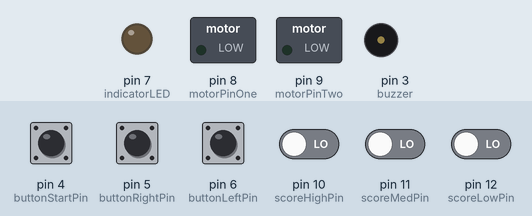
Bench run of a sketch on a simulated Arduino Uno, built with avr-gcc and run on an emulated ATmega328P. Shown: switched loads named in the sketch (green lamp = pin HIGH), output pins drawn as LEDs (lit = HIGH), buzzer (waves = sounding). Dashed ring = blinking. The test bench sets the inputs (shaded band); at power-on: pin 4 (buttonStartPin), pin 5 (buttonRightPin), pin 6 (buttonLeftPin), pin 10 (scoreHighPin), pin 11 (scoreMedPin), pin 12 (scoreLowPin) LOW.

Above: at 1.5 s.
1.6 s: pin 4 (buttonStartPin) pulled HIGH for 0.15 s
At 4.6 s:
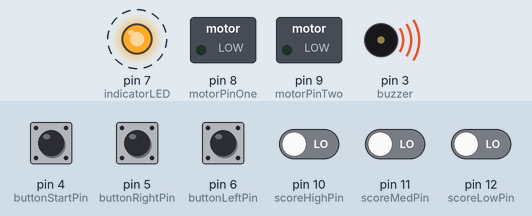
4.7 s: pin 10 (scoreHighPin) driven HIGH
At 6.3 s:
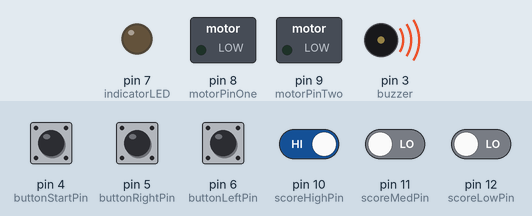
7.7 s: pin 4 (buttonStartPin) pulled HIGH for 1 s
At 9.8 s:
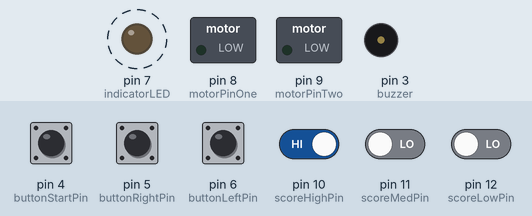
11.7 s: pin 11 (scoreMedPin) driven HIGH
14.7 s: pin 5 (buttonRightPin) pulled HIGH for 0.15 s
At 14.79 s:
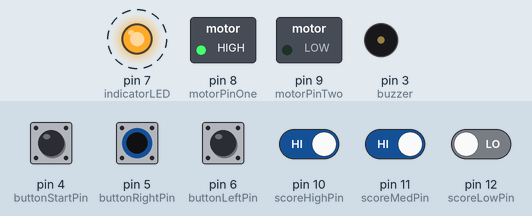
17.7 s: pin 6 (buttonLeftPin) pulled HIGH for 0.15 s
At 19.1 s:
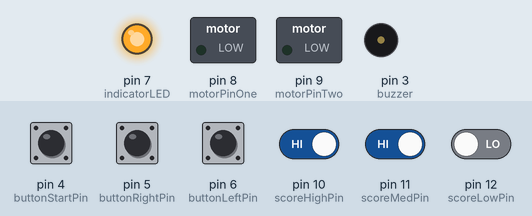
Timing chart, 0 to 21.7 s (numbered marks = the images above; inputs shaded):
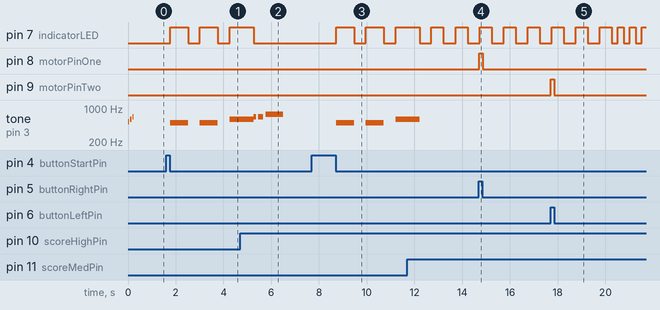

The sketch:

aMazingRace.ino
```cpp
#include "Engine.h"

Engine engine = Engine();

void setup() {

  engine.startUpSequence();}

void loop() {

  engine.handleInput();
  if (engine.resetMode) engine.controlMotor();
  if (engine.on && !engine.previouslyOn) {
    engine.previouslyOn = true;
    if (engine.scoreObtained == 3) {
      engine.highSequence();
    } else if (engine.scoreObtained == 2) {
      engine.medSequence();
    } else if (engine.scoreObtained == 1) {
      engine.lowSequence();
    }
  }
  if (!engine.on && engine.previouslyOn) engine.previouslyOn = false;
  if (engine.doTimer) engine.timer();
}
```

Engine.cpp
```cpp
#include "Engine.h"

Engine :: Engine() {

    pinMode(buttonStartPin, INPUT);
    pinMode(buttonRightPin, INPUT);
    pinMode(buttonLeftPin, INPUT);

    pinMode(scoreHighPin, INPUT);
    pinMode(scoreMedPin, INPUT);
    pinMode(scoreLowPin, INPUT);

    pinMode(buzzer, OUTPUT);
    pinMode(indicatorLED, OUTPUT);
    pinMode(motorPinOne, OUTPUT);
    pinMode(motorPinTwo, OUTPUT);

}

void Engine :: timer() {
    controlMotor();
    time++;
    if (time % frequency == 0) {
        ledOn = !ledOn;
        if (ledOn) {
            if (frequency <= 20) tone(buzzer, 523);
            digitalWrite(indicatorLED, HIGH);
        } else {
            if (frequency <= 20) noTone(buzzer);
            digitalWrite(indicatorLED, LOW);
        }
    }
    if (time == 100) {
        time = 0;
        timesFlashed++;
        if (timesFlashed == 8) {
            timesFlashed = 0;
            frequency = decreaseFrequency(frequency);
        }
        timeOverAll++;
        if (timeOverAll == 32) {
            resetTimer();
            playNote('h', 1000);
            delay(500);
            lowSequence();
        }

    }
    delay(10);
}

void Engine :: handleInput() {

    buttonStart = (digitalRead(buttonStartPin) == HIGH) ? true : false;
    buttonRight = (digitalRead(buttonRightPin) == HIGH) ? true : false;
    buttonLeft = (digitalRead(buttonLeftPin) == HIGH) ? true : false;

    if (!doTimer) {
        delay(10);
        if (buttonStart) pressDurration++;
    }

    if (pressDurration > 300 && !resetMode) {
        pressDurration = 0;
        resetMode = true;
        digitalWrite(indicatorLED, HIGH);
        playNote('h', 200);
    }
    if (pressDurration > 100 && resetMode) {
        pressDurration = 0;
        resetMode = false;
        digitalWrite(indicatorLED, LOW);
        playNote('h', 200);
        delay(3000);
    }

    if (!buttonStart && pressDurration < 200 && pressDurration != 0 && !resetMode) {
        pressDurration = 0;
        if (!doTimer) startSequence();
        doTimer = true;
    }

    if (doTimer) {
        if (digitalRead(scoreHighPin) == HIGH && digitalRead(scoreMedPin) == LOW && digitalRead(scoreLowPin) == LOW) {
            on = true;
            doTimer = false;
            resetTimer();
            scoreObtained = 3;
        } else if (digitalRead(scoreHighPin) == LOW && digitalRead(scoreMedPin) == HIGH && digitalRead(scoreLowPin) == LOW) {
            on = true;
            scoreObtained = 2;
            resetTimer();
            doTimer = false;
        } else if (digitalRead(scoreHighPin) == LOW && digitalRead(scoreMedPin) == LOW && digitalRead(scoreLowPin) == HIGH) {
            on = true;
            scoreObtained = 1;
            resetTimer();
            doTimer = false;
        } else {
            on = false;
            scoreObtained = 0;
        }
    }
}

void Engine :: controlMotor() {

    if (buttonRight) {
        analogWrite(motorPinOne, 255);
        digitalWrite(motorPinTwo, LOW);
    } if (buttonLeft) {
        digitalWrite(motorPinOne, LOW);
        analogWrite(motorPinTwo, 255);
    } if (!buttonRight && !buttonLeft) {
        digitalWrite(motorPinOne, LOW);
        digitalWrite(motorPinTwo, LOW);
    }

}

int Engine :: decreaseFrequency(int lastSpeed) {
    if (lastSpeed == 10) return lastSpeed;
    int newSpeed = lastSpeed - 5;
    if (100 % newSpeed == 0) return newSpeed;
    else return decreaseFrequency(newSpeed);
}

void Engine :: startUpSequence() {
    char notes[] = {'h', 'i', 'j'};
    playSong(notes, 3, 50);
}

void Engine :: startSequence() {
    digitalWrite(indicatorLED, HIGH);
    playNote('g', 750);
    digitalWrite(indicatorLED, LOW);
    delay(500);
    digitalWrite(indicatorLED, HIGH);
    playNote('g', 750);
    digitalWrite(indicatorLED, LOW);
    delay(500);
    digitalWrite(indicatorLED, HIGH);
    playNote('i', 1000);
    digitalWrite(indicatorLED, LOW);
}

void Engine :: highSequence() {
    playNote('j', 100);
    delay(100);
    playNote('j', 100);
    playNote('j', 100);
    delay(100);
    playNote(739, 750);

}

void Engine :: medSequence() {
    char notes[] = {'g', 'g', 'g', 'g', 'g', 'g'};
    playSong(notes, 6, 75);
}

void Engine :: lowSequence() {
    playNote(80, 200);
    delay(100);
    playNote(70, 200);
    delay(100);
    playNote(60, 200);
}


void Engine :: playNote(char note, int del) {

    switch (note) {
        case 'a':
            tone(buzzer, 261);
            break;
        case 'b':
            tone(buzzer, 293);
            break;
        case 'c':
            tone(buzzer, 329);
            break;
        case 'd':
            tone(buzzer, 349);
            break;
        case 'e':
            tone(buzzer, 392);
            break;
        case 'f':
            tone(buzzer, 440);
            break;
        case 'g':
            tone(buzzer, 493);
            break;
        case 'h':
            tone(buzzer, 523);
            break;
        case 'i':
            tone(buzzer, 587);
            break;
        case 'j':
            tone(buzzer, 659);
            break;
        case 'k':
            tone(buzzer, 698);
            break;
    }
    delay(del);
    noTone(buzzer);

}

void Engine :: playNote(int freq, int del) {

    tone(buzzer, freq);
    delay(del);
    noTone(buzzer);

}

void Engine :: resetTimer() {
    timeOverAll = 0;
    frequency = 50;
    doTimer = false;
    digitalWrite(indicatorLED, LOW);
    digitalWrite(motorPinOne, LOW);
    digitalWrite(motorPinTwo, LOW);
}

void Engine :: playSong(char notes[], int size, int del) {
    for (int i = 0; i < size; i++) {
        playNote(notes[i], del);
        delay(del);
    }
}
```

Engine.h
```cpp
#pragma once
#include "Arduino.h"

class Engine {

    private:

    const int noteDel = 100;

    const int buzzer = 3;

    const int buttonStartPin = 4;
    const int buttonRightPin = 5;
    const int buttonLeftPin = 6;

    bool buttonStart = false;
    bool buttonRight = false;
    bool buttonLeft = false;

    const int indicatorLED = 7;

    const int motorPinOne = 8;
    const int motorPinTwo = 9;

    const int scoreHighPin = 10;
    const int scoreMedPin = 11;
    const int scoreLowPin = 12;

    int time = 0;
    int frequency = 50;
    int timesFlashed = 0;
    int timeOverAll = 0;


    public:

    bool doTimer = false;
    bool ledOn = false;
    bool on = false;
    bool previouslyOn = false;
    bool resetMode = false;
    int pressDurration = 0;
    int scoreObtained = 0;

    Engine();

    void timer();
    int decreaseFrequency(int lastSpeed);
    void handleInput();
    void controlMotor();
    void resetTimer();

    void startUpSequence();
    void startSequence();
    void highSequence();
    void medSequence();
    void lowSequence();
    void playNote(char note, int del);
    void playNote(int freq, int del);
    void playSong(char notes[], int size, int del);

};
```

Measured:
- after the input at 1.6 s, pin 7 (indicatorLED): alternates HIGH for 0.75 s and LOW for 0.50 s, starting after 0.16 s; tone on pin 3 (buzzer): plays 493 Hz for 0.75 s, 493 Hz for 0.75 s, 587 Hz for 0.44 s, starting after 0.16 s
- after the input at 4.7 s, pin 7 (indicatorLED): goes on until 5.3 s, then stays LOW
- after the input at 7.7 s, pin 7 (indicatorLED): alternates HIGH for 0.75 s and LOW for 0.50 s, starting after 1.0 s; tone on pin 3 (buzzer): plays 493 Hz for 0.75 s, 493 Hz for 0.75 s, 587 Hz for 0.48 s, starting after 1.0 s
- after the input at 14.7 s, pin 8 (motorPinOne): LOW → HIGH at once, → LOW 0.15 s later
- after the input at 17.7 s, pin 9 (motorPinTwo): LOW → HIGH at once, → LOW 0.15 s later
